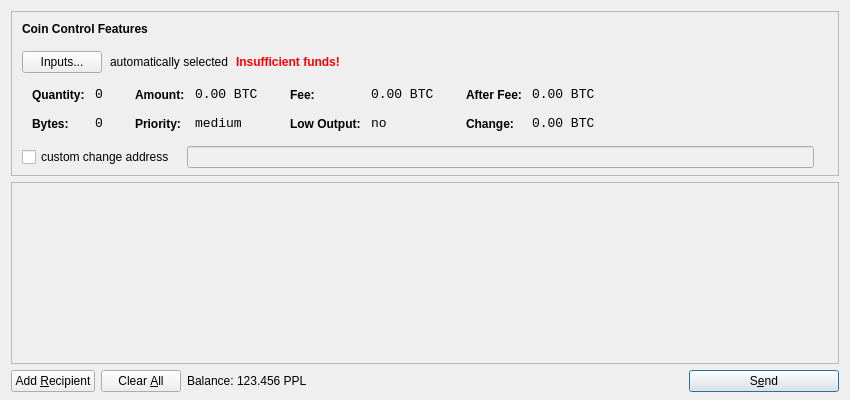
<?xml version="1.0" encoding="UTF-8"?>
<ui version="4.0">
 <class>SendCoinsDialog</class>
 <widget class="QDialog" name="SendCoinsDialog">
  <property name="geometry">
   <rect>
    <x>0</x>
    <y>0</y>
    <width>850</width>
    <height>400</height>
   </rect>
  </property>
  <property name="windowTitle">
   <string>Send Coins</string>
  </property>
  <layout class="QVBoxLayout" name="verticalLayout" stretch="0,1,0">
   <property name="bottomMargin">
    <number>8</number>
   </property>
   <item>
    <widget class="QFrame" name="frameCoinControl">
     <property name="sizePolicy">
      <sizepolicy hsizetype="Expanding" vsizetype="Expanding">
       <horstretch>0</horstretch>
       <verstretch>0</verstretch>
      </sizepolicy>
     </property>
     <property name="maximumSize">
      <size>
       <width>16777215</width>
       <height>16777215</height>
      </size>
     </property>
     <property name="frameShape">
      <enum>QFrame::StyledPanel</enum>
     </property>
     <property name="frameShadow">
      <enum>QFrame::Sunken</enum>
     </property>
     <layout class="QVBoxLayout" name="verticalLayoutCoinControl2">
      <property name="spacing">
       <number>-1</number>
      </property>
      <property name="leftMargin">
       <number>0</number>
      </property>
      <property name="topMargin">
       <number>0</number>
      </property>
      <property name="rightMargin">
       <number>0</number>
      </property>
      <property name="bottomMargin">
       <number>6</number>
      </property>
      <item>
       <layout class="QVBoxLayout" name="verticalLayoutCoinControl" stretch="0,0,0,0,1">
        <property name="spacing">
         <number>0</number>
        </property>
        <property name="leftMargin">
         <number>10</number>
        </property>
        <property name="topMargin">
         <number>10</number>
        </property>
        <item>
         <layout class="QHBoxLayout" name="horizontalLayoutCoinControl1">
          <property name="bottomMargin">
           <number>15</number>
          </property>
          <item>
           <widget class="QLabel" name="labelCoinControlFeatures">
            <property name="sizePolicy">
             <sizepolicy hsizetype="Preferred" vsizetype="Maximum">
              <horstretch>0</horstretch>
              <verstretch>0</verstretch>
             </sizepolicy>
            </property>
            <property name="font">
             <font>
              <weight>75</weight>
              <bold>true</bold>
             </font>
            </property>
            <property name="styleSheet">
             <string notr="true">font-weight:bold;</string>
            </property>
            <property name="text">
             <string>Coin Control Features</string>
            </property>
           </widget>
          </item>
         </layout>
        </item>
        <item>
         <layout class="QHBoxLayout" name="horizontalLayoutCoinControl2" stretch="0,0,0,0">
          <property name="spacing">
           <number>8</number>
          </property>
          <property name="bottomMargin">
           <number>10</number>
          </property>
          <item>
           <widget class="QPushButton" name="pushButtonCoinControl">
            <property name="styleSheet">
             <string notr="true"/>
            </property>
            <property name="text">
             <string>Inputs...</string>
            </property>
           </widget>
          </item>
          <item>
           <widget class="QLabel" name="labelCoinControlAutomaticallySelected">
            <property name="text">
             <string>automatically selected</string>
            </property>
            <property name="margin">
             <number>5</number>
            </property>
           </widget>
          </item>
          <item>
           <widget class="QLabel" name="labelCoinControlInsuffFunds">
            <property name="font">
             <font>
              <weight>75</weight>
              <bold>true</bold>
             </font>
            </property>
            <property name="styleSheet">
             <string notr="true">color:red;font-weight:bold;</string>
            </property>
            <property name="text">
             <string>Insufficient funds!</string>
            </property>
            <property name="margin">
             <number>5</number>
            </property>
           </widget>
          </item>
          <item>
           <spacer name="horizontalSpacerCoinControl">
            <property name="orientation">
             <enum>Qt::Horizontal</enum>
            </property>
            <property name="sizeHint" stdset="0">
             <size>
              <width>40</width>
              <height>1</height>
             </size>
            </property>
           </spacer>
          </item>
         </layout>
        </item>
        <item>
         <widget class="QWidget" name="widgetCoinControl" native="true">
          <property name="sizePolicy">
           <sizepolicy hsizetype="Preferred" vsizetype="Preferred">
            <horstretch>0</horstretch>
            <verstretch>0</verstretch>
           </sizepolicy>
          </property>
          <property name="minimumSize">
           <size>
            <width>0</width>
            <height>0</height>
           </size>
          </property>
          <property name="styleSheet">
           <string notr="true"/>
          </property>
          <layout class="QHBoxLayout" name="horizontalLayoutCoinControl5">
           <property name="margin">
            <number>0</number>
           </property>
           <item>
            <layout class="QHBoxLayout" name="horizontalLayoutCoinControl3" stretch="0,0,0,1">
             <property name="spacing">
              <number>20</number>
             </property>
             <property name="topMargin">
              <number>0</number>
             </property>
             <property name="bottomMargin">
              <number>10</number>
             </property>
             <item>
              <layout class="QFormLayout" name="formLayoutCoinControl1">
               <property name="horizontalSpacing">
                <number>10</number>
               </property>
               <property name="verticalSpacing">
                <number>14</number>
               </property>
               <property name="leftMargin">
                <number>10</number>
               </property>
               <property name="topMargin">
                <number>4</number>
               </property>
               <property name="rightMargin">
                <number>6</number>
               </property>
               <item row="0" column="0">
                <widget class="QLabel" name="labelCoinControlQuantityText">
                 <property name="styleSheet">
                  <string notr="true">font-weight:bold;</string>
                 </property>
                 <property name="text">
                  <string>Quantity:</string>
                 </property>
                 <property name="margin">
                  <number>0</number>
                 </property>
                </widget>
               </item>
               <item row="0" column="1">
                <widget class="QLabel" name="labelCoinControlQuantity">
                 <property name="font">
                  <font>
                   <family>Monospace</family>
                   <pointsize>10</pointsize>
                  </font>
                 </property>
                 <property name="cursor">
                  <cursorShape>IBeamCursor</cursorShape>
                 </property>
                 <property name="contextMenuPolicy">
                  <enum>Qt::ActionsContextMenu</enum>
                 </property>
                 <property name="text">
                  <string notr="true">0</string>
                 </property>
                 <property name="margin">
                  <number>0</number>
                 </property>
                 <property name="textInteractionFlags">
                  <set>Qt::LinksAccessibleByMouse|Qt::TextSelectableByKeyboard|Qt::TextSelectableByMouse</set>
                 </property>
                </widget>
               </item>
               <item row="1" column="0">
                <widget class="QLabel" name="labelCoinControlBytesText">
                 <property name="styleSheet">
                  <string notr="true">font-weight:bold;</string>
                 </property>
                 <property name="text">
                  <string>Bytes:</string>
                 </property>
                </widget>
               </item>
               <item row="1" column="1">
                <widget class="QLabel" name="labelCoinControlBytes">
                 <property name="font">
                  <font>
                   <family>Monospace</family>
                   <pointsize>10</pointsize>
                  </font>
                 </property>
                 <property name="cursor">
                  <cursorShape>IBeamCursor</cursorShape>
                 </property>
                 <property name="contextMenuPolicy">
                  <enum>Qt::ActionsContextMenu</enum>
                 </property>
                 <property name="text">
                  <string notr="true">0</string>
                 </property>
                 <property name="textInteractionFlags">
                  <set>Qt::LinksAccessibleByMouse|Qt::TextSelectableByKeyboard|Qt::TextSelectableByMouse</set>
                 </property>
                </widget>
               </item>
              </layout>
             </item>
             <item>
              <layout class="QFormLayout" name="formLayoutCoinControl2">
               <property name="horizontalSpacing">
                <number>10</number>
               </property>
               <property name="verticalSpacing">
                <number>14</number>
               </property>
               <property name="leftMargin">
                <number>6</number>
               </property>
               <property name="topMargin">
                <number>4</number>
               </property>
               <property name="rightMargin">
                <number>6</number>
               </property>
               <item row="0" column="0">
                <widget class="QLabel" name="labelCoinControlAmountText">
                 <property name="styleSheet">
                  <string notr="true">font-weight:bold;</string>
                 </property>
                 <property name="text">
                  <string>Amount:</string>
                 </property>
                 <property name="margin">
                  <number>0</number>
                 </property>
                </widget>
               </item>
               <item row="0" column="1">
                <widget class="QLabel" name="labelCoinControlAmount">
                 <property name="font">
                  <font>
                   <family>Monospace</family>
                   <pointsize>10</pointsize>
                  </font>
                 </property>
                 <property name="cursor">
                  <cursorShape>IBeamCursor</cursorShape>
                 </property>
                 <property name="contextMenuPolicy">
                  <enum>Qt::ActionsContextMenu</enum>
                 </property>
                 <property name="text">
                  <string notr="true">0.00 BTC</string>
                 </property>
                 <property name="textInteractionFlags">
                  <set>Qt::LinksAccessibleByMouse|Qt::TextSelectableByKeyboard|Qt::TextSelectableByMouse</set>
                 </property>
                </widget>
               </item>
               <item row="1" column="0">
                <widget class="QLabel" name="labelCoinControlPriorityText">
                 <property name="styleSheet">
                  <string notr="true">font-weight:bold;</string>
                 </property>
                 <property name="text">
                  <string>Priority:</string>
                 </property>
                </widget>
               </item>
               <item row="1" column="1">
                <widget class="QLabel" name="labelCoinControlPriority">
                 <property name="font">
                  <font>
                   <family>Monospace</family>
                   <pointsize>10</pointsize>
                  </font>
                 </property>
                 <property name="cursor">
                  <cursorShape>IBeamCursor</cursorShape>
                 </property>
                 <property name="contextMenuPolicy">
                  <enum>Qt::ActionsContextMenu</enum>
                 </property>
                 <property name="text">
                  <string>medium</string>
                 </property>
                 <property name="textInteractionFlags">
                  <set>Qt::LinksAccessibleByMouse|Qt::TextSelectableByKeyboard|Qt::TextSelectableByMouse</set>
                 </property>
                </widget>
               </item>
              </layout>
             </item>
             <item>
              <layout class="QFormLayout" name="formLayoutCoinControl3">
               <property name="horizontalSpacing">
                <number>10</number>
               </property>
               <property name="verticalSpacing">
                <number>14</number>
               </property>
               <property name="leftMargin">
                <number>6</number>
               </property>
               <property name="topMargin">
                <number>4</number>
               </property>
               <property name="rightMargin">
                <number>6</number>
               </property>
               <item row="0" column="0">
                <widget class="QLabel" name="labelCoinControlFeeText">
                 <property name="styleSheet">
                  <string notr="true">font-weight:bold;</string>
                 </property>
                 <property name="text">
                  <string>Fee:</string>
                 </property>
                 <property name="margin">
                  <number>0</number>
                 </property>
                </widget>
               </item>
               <item row="0" column="1">
                <widget class="QLabel" name="labelCoinControlFee">
                 <property name="font">
                  <font>
                   <family>Monospace</family>
                   <pointsize>10</pointsize>
                  </font>
                 </property>
                 <property name="cursor">
                  <cursorShape>IBeamCursor</cursorShape>
                 </property>
                 <property name="contextMenuPolicy">
                  <enum>Qt::ActionsContextMenu</enum>
                 </property>
                 <property name="text">
                  <string notr="true">0.00 BTC</string>
                 </property>
                 <property name="textInteractionFlags">
                  <set>Qt::LinksAccessibleByMouse|Qt::TextSelectableByKeyboard|Qt::TextSelectableByMouse</set>
                 </property>
                </widget>
               </item>
               <item row="1" column="0">
                <widget class="QLabel" name="labelCoinControlLowOutputText">
                 <property name="styleSheet">
                  <string notr="true">font-weight:bold;</string>
                 </property>
                 <property name="text">
                  <string>Low Output:</string>
                 </property>
                </widget>
               </item>
               <item row="1" column="1">
                <widget class="QLabel" name="labelCoinControlLowOutput">
                 <property name="font">
                  <font>
                   <family>Monospace</family>
                   <pointsize>10</pointsize>
                  </font>
                 </property>
                 <property name="cursor">
                  <cursorShape>IBeamCursor</cursorShape>
                 </property>
                 <property name="contextMenuPolicy">
                  <enum>Qt::ActionsContextMenu</enum>
                 </property>
                 <property name="text">
                  <string>no</string>
                 </property>
                 <property name="textInteractionFlags">
                  <set>Qt::LinksAccessibleByMouse|Qt::TextSelectableByKeyboard|Qt::TextSelectableByMouse</set>
                 </property>
                </widget>
               </item>
              </layout>
             </item>
             <item>
              <layout class="QFormLayout" name="formLayoutCoinControl4">
               <property name="horizontalSpacing">
                <number>10</number>
               </property>
               <property name="verticalSpacing">
                <number>14</number>
               </property>
               <property name="leftMargin">
                <number>6</number>
               </property>
               <property name="topMargin">
                <number>4</number>
               </property>
               <property name="rightMargin">
                <number>6</number>
               </property>
               <item row="0" column="0">
                <widget class="QLabel" name="labelCoinControlAfterFeeText">
                 <property name="styleSheet">
                  <string notr="true">font-weight:bold;</string>
                 </property>
                 <property name="text">
                  <string>After Fee:</string>
                 </property>
                 <property name="margin">
                  <number>0</number>
                 </property>
                </widget>
               </item>
               <item row="0" column="1">
                <widget class="QLabel" name="labelCoinControlAfterFee">
                 <property name="font">
                  <font>
                   <family>Monospace</family>
                   <pointsize>10</pointsize>
                  </font>
                 </property>
                 <property name="cursor">
                  <cursorShape>IBeamCursor</cursorShape>
                 </property>
                 <property name="contextMenuPolicy">
                  <enum>Qt::ActionsContextMenu</enum>
                 </property>
                 <property name="text">
                  <string notr="true">0.00 BTC</string>
                 </property>
                 <property name="textInteractionFlags">
                  <set>Qt::LinksAccessibleByMouse|Qt::TextSelectableByKeyboard|Qt::TextSelectableByMouse</set>
                 </property>
                </widget>
               </item>
               <item row="1" column="0">
                <widget class="QLabel" name="labelCoinControlChangeText">
                 <property name="styleSheet">
                  <string notr="true">font-weight:bold;</string>
                 </property>
                 <property name="text">
                  <string>Change:</string>
                 </property>
                </widget>
               </item>
               <item row="1" column="1">
                <widget class="QLabel" name="labelCoinControlChange">
                 <property name="font">
                  <font>
                   <family>Monospace</family>
                   <pointsize>10</pointsize>
                  </font>
                 </property>
                 <property name="cursor">
                  <cursorShape>IBeamCursor</cursorShape>
                 </property>
                 <property name="contextMenuPolicy">
                  <enum>Qt::ActionsContextMenu</enum>
                 </property>
                 <property name="text">
                  <string notr="true">0.00 BTC</string>
                 </property>
                 <property name="textInteractionFlags">
                  <set>Qt::LinksAccessibleByMouse|Qt::TextSelectableByKeyboard|Qt::TextSelectableByMouse</set>
                 </property>
                </widget>
               </item>
              </layout>
             </item>
            </layout>
           </item>
          </layout>
         </widget>
        </item>
        <item>
         <layout class="QHBoxLayout" name="horizontalLayoutCoinControl4" stretch="0,0,0">
          <property name="spacing">
           <number>12</number>
          </property>
          <property name="sizeConstraint">
           <enum>QLayout::SetDefaultConstraint</enum>
          </property>
          <property name="topMargin">
           <number>5</number>
          </property>
          <property name="rightMargin">
           <number>5</number>
          </property>
          <item>
           <widget class="QCheckBox" name="checkBoxCoinControlChange">
            <property name="text">
             <string>custom change address</string>
            </property>
           </widget>
          </item>
          <item>
           <widget class="QLineEdit" name="lineEditCoinControlChange">
            <property name="enabled">
             <bool>false</bool>
            </property>
            <property name="sizePolicy">
             <sizepolicy hsizetype="Expanding" vsizetype="Fixed">
              <horstretch>0</horstretch>
              <verstretch>0</verstretch>
             </sizepolicy>
            </property>
           </widget>
          </item>
          <item>
           <widget class="QLabel" name="labelCoinControlChangeLabel">
            <property name="sizePolicy">
             <sizepolicy hsizetype="Preferred" vsizetype="Expanding">
              <horstretch>0</horstretch>
              <verstretch>0</verstretch>
             </sizepolicy>
            </property>
            <property name="minimumSize">
             <size>
              <width>0</width>
              <height>0</height>
             </size>
            </property>
            <property name="text">
             <string/>
            </property>
            <property name="margin">
             <number>3</number>
            </property>
           </widget>
          </item>
         </layout>
        </item>
        <item>
         <spacer name="verticalSpacerCoinControl">
          <property name="orientation">
           <enum>Qt::Vertical</enum>
          </property>
          <property name="sizeHint" stdset="0">
           <size>
            <width>800</width>
            <height>1</height>
           </size>
          </property>
         </spacer>
        </item>
       </layout>
      </item>
     </layout>
    </widget>
   </item>
   <item>
    <widget class="QScrollArea" name="scrollArea">
     <property name="widgetResizable">
      <bool>true</bool>
     </property>
     <widget class="QWidget" name="scrollAreaWidgetContents">
      <property name="geometry">
       <rect>
        <x>0</x>
        <y>0</y>
        <width>830</width>
        <height>165</height>
       </rect>
      </property>
      <layout class="QVBoxLayout" name="verticalLayout_2">
       <property name="margin">
        <number>0</number>
       </property>
       <item>
        <layout class="QVBoxLayout" name="entries">
         <property name="spacing">
          <number>6</number>
         </property>
        </layout>
       </item>
       <item>
        <spacer name="verticalSpacer">
         <property name="orientation">
          <enum>Qt::Vertical</enum>
         </property>
         <property name="sizeHint" stdset="0">
          <size>
           <width>20</width>
           <height>40</height>
          </size>
         </property>
        </spacer>
       </item>
      </layout>
     </widget>
    </widget>
   </item>
   <item>
    <layout class="QHBoxLayout" name="horizontalLayout">
     <item>
      <widget class="QPushButton" name="addButton">
       <property name="toolTip">
        <string>Send to multiple recipients at once</string>
       </property>
       <property name="text">
        <string>Add &amp;Recipient</string>
       </property>
       <property name="icon">
        <iconset resource="../bitcoin.qrc">
         <normaloff>:/icons/add</normaloff>:/icons/add</iconset>
       </property>
       <property name="autoDefault">
        <bool>false</bool>
       </property>
      </widget>
     </item>
     <item>
      <widget class="QPushButton" name="clearButton">
       <property name="sizePolicy">
        <sizepolicy hsizetype="Minimum" vsizetype="Fixed">
         <horstretch>0</horstretch>
         <verstretch>0</verstretch>
        </sizepolicy>
       </property>
       <property name="toolTip">
        <string>Remove all transaction fields</string>
       </property>
       <property name="text">
        <string>Clear &amp;All</string>
       </property>
       <property name="icon">
        <iconset resource="../bitcoin.qrc">
         <normaloff>:/icons/remove</normaloff>:/icons/remove</iconset>
       </property>
       <property name="autoRepeatDelay">
        <number>300</number>
       </property>
       <property name="autoDefault">
        <bool>false</bool>
       </property>
      </widget>
     </item>
     <item>
      <layout class="QHBoxLayout" name="horizontalLayout_2">
       <property name="spacing">
        <number>3</number>
       </property>
       <item>
        <widget class="QLabel" name="label">
         <property name="text">
          <string>Balance:</string>
         </property>
        </widget>
       </item>
       <item>
        <widget class="QLabel" name="labelBalance">
         <property name="cursor">
          <cursorShape>IBeamCursor</cursorShape>
         </property>
         <property name="text">
          <string>123.456 PPL</string>
         </property>
         <property name="textInteractionFlags">
          <set>Qt::LinksAccessibleByMouse|Qt::TextSelectableByKeyboard|Qt::TextSelectableByMouse</set>
         </property>
        </widget>
       </item>
      </layout>
     </item>
     <item>
      <spacer name="horizontalSpacer">
       <property name="orientation">
        <enum>Qt::Horizontal</enum>
       </property>
       <property name="sizeHint" stdset="0">
        <size>
         <width>40</width>
         <height>20</height>
        </size>
       </property>
      </spacer>
     </item>
     <item>
      <widget class="QPushButton" name="sendButton">
       <property name="minimumSize">
        <size>
         <width>150</width>
         <height>0</height>
        </size>
       </property>
       <property name="toolTip">
        <string>Confirm the send action</string>
       </property>
       <property name="text">
        <string>S&amp;end</string>
       </property>
       <property name="icon">
        <iconset resource="../bitcoin.qrc">
         <normaloff>:/icons/send</normaloff>:/icons/send</iconset>
       </property>
       <property name="default">
        <bool>true</bool>
       </property>
      </widget>
     </item>
    </layout>
   </item>
  </layout>
 </widget>
 <resources>
  <include location="../bitcoin.qrc"/>
 </resources>
 <connections/>
</ui>
